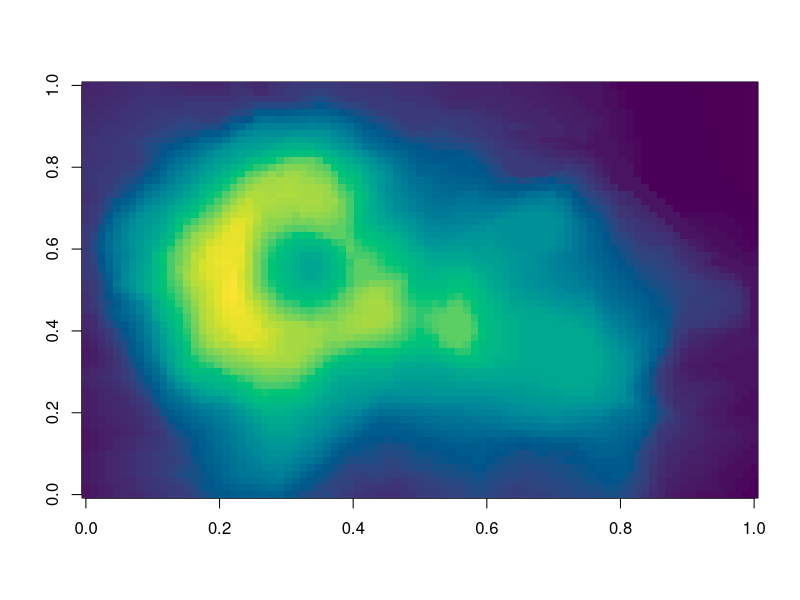
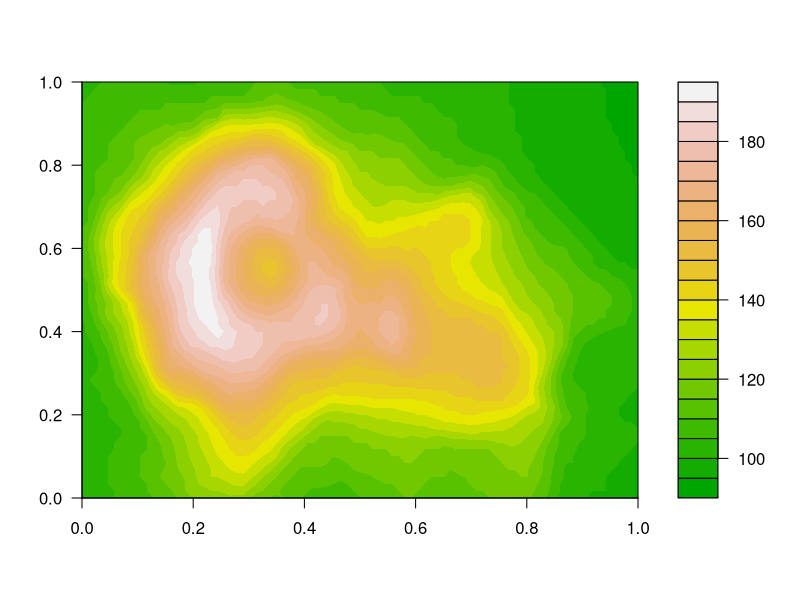
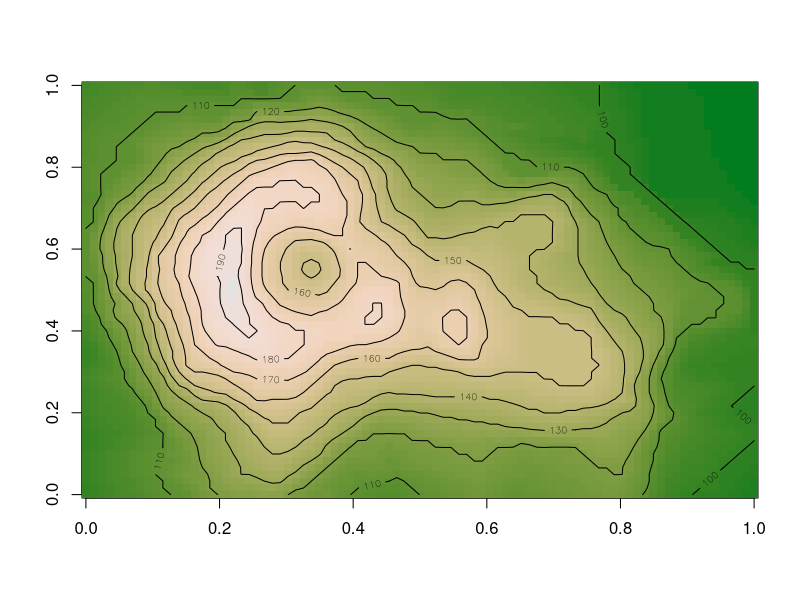
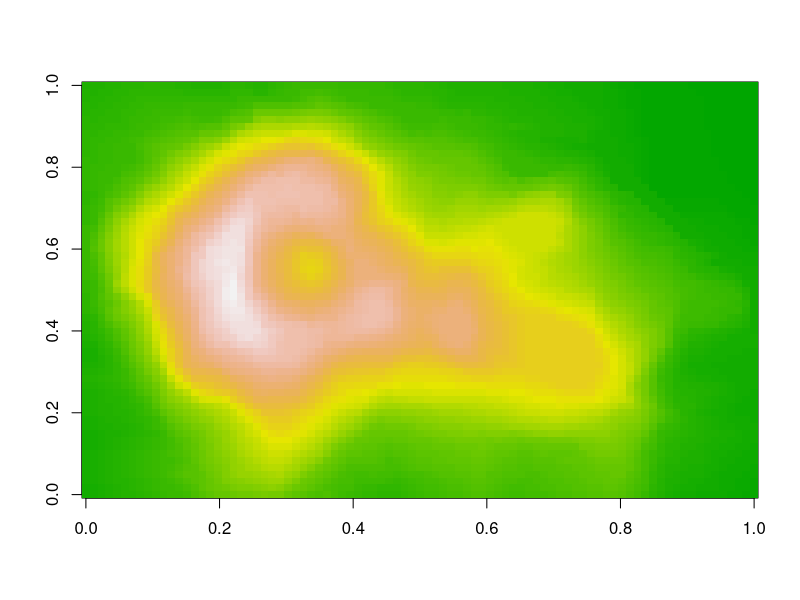
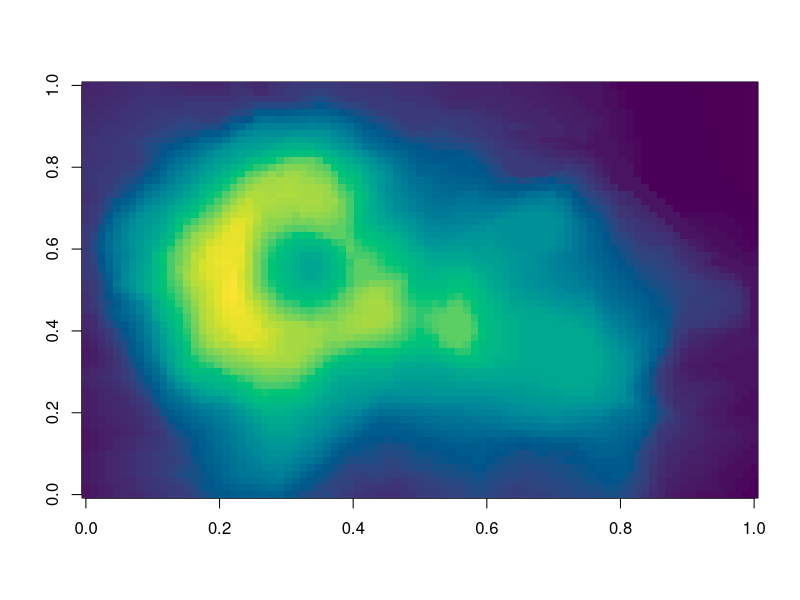
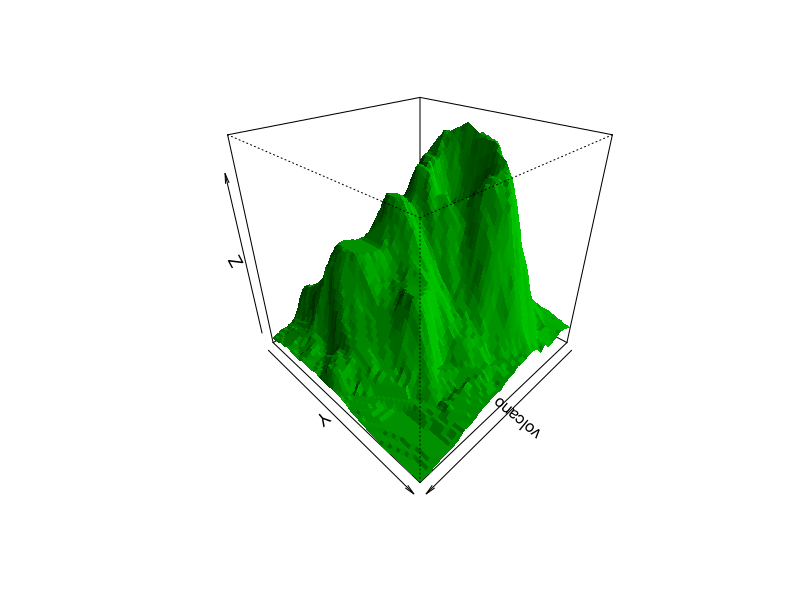
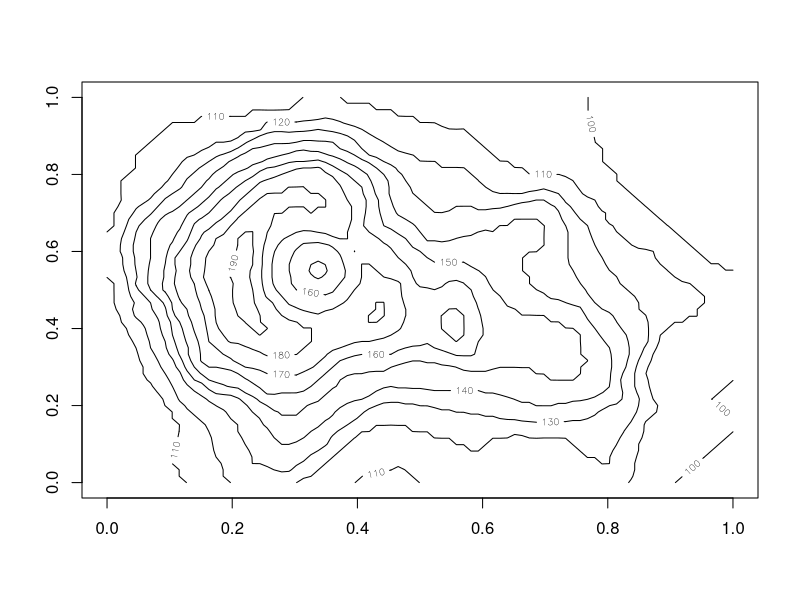
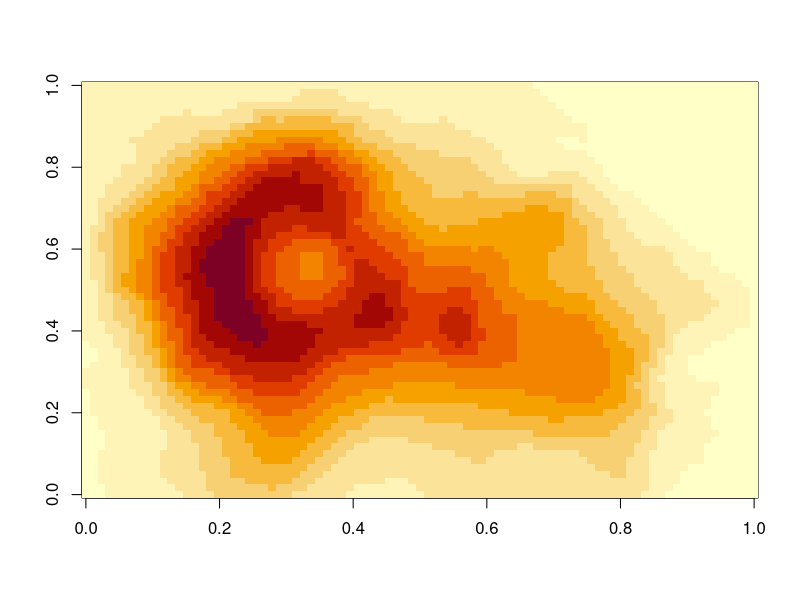

The R source for these figures, in order:
## ---- chunk 1
#| panzoom: true
#| fig-width: 12
#| fig-height: 5
#| fig-alt: >-
#|   Heat map of the Maunga Whau volcano's heights, from dark blue low ground to
#|   a yellow peak
#| fig-cap: >-
#|   Heights of Maunga Whau (Mount Eden) in Auckland, from dark blue (low) to
#|   yellow (high).

image(volcano, col = hcl.colors(100, "Viridis"))
## ---- chunk 2
#| panzoom: true
#| label: fig-volcano
#| fig-alt: >-
#|   Filled contour map of Maunga Whau's heights in terrain colors, with a color
#|   key
#| fig-cap: >-
#|   Heights of Maunga Whau (Mount Eden) in Auckland as filled contours, from
#|   green on the low ground to white at the 195 m summit. The key gives heights
#|   in meters.

filled.contour(volcano, color.palette = terrain.colors)
## ---- chunk 3
#| panzoom:
#|   max-zoom: 10
#|   hint: false
#| fig-alt: >-
#|   Heat map of Maunga Whau's heights in terrain colors, with contour lines
#| fig-cap: >-
#|   Maunga Whau's heights as a heat map, with contour lines.

image(volcano, col = hcl.colors(100, "Terrain 2"))
contour(volcano, add = TRUE)
## ---- chunk 4
#| include: false

png("images/volcano.png", width = 1600, height = 1100)
persp(volcano, theta = 135, phi = 30, col = "green3", shade = 0.5, border = NA)
invisible(dev.off())
## ---- chunk 5
#| echo: false
#| fig-width: 8
#| fig-height: 5.5
#| fig-alt: >-
#|   Heat map of Maunga Whau's heights in terrain colors, from green to white
#| fig-cap: >-
#|   Maunga Whau's heights as a heat map, from green (low) to white (high).

image(volcano, col = terrain.colors(100))
## ---- chunk 6
#| panzoom:
#|   group: volcano-views
#| layout-ncol: 2
#| fig-alt:
#|   - >-
#|     Heat map of Maunga Whau's heights in Viridis colors, from dark blue to
#|     yellow
#|   - "Perspective plot of Maunga Whau's heights, shaded green"
#| fig-cap:
#|   - >-
#|     Maunga Whau (Mount Eden) in Auckland, as heights on a 10 m by 10 m grid,
#|     from 94 m (dark blue) to 195 m (yellow). The crater is the darker hollow
#|     inside the yellow rim.
#|   - >-
#|     Maunga Whau (Mount Eden) in Auckland, as a shaded surface of its heights
#|     on a 10 m by 10 m grid, viewed from above at an angle. The crater rim and
#|     the slope down to the surrounding ground read as relief.

image(volcano, col = hcl.colors(100, "Viridis"))
persp(volcano, theta = 135, phi = 30, col = "green3", shade = 0.5, border = NA)
## ---- chunk 7
#| panzoom: true
#| label: fig-volcano-sub
#| layout-ncol: 2
#| fig-alt:
#|   - "Contour lines of Maunga Whau's heights"
#|   - "Heat map of Maunga Whau's heights, in yellow, orange, and red"
#| fig-cap: "Maunga Whau's heights, drawn two ways."
#| fig-subcap:
#|   - "Contour lines every 10 m."
#|   - "A heat map, from pale yellow (low) to dark red (high)."

contour(volcano)
image(volcano)
## ---- chunk 8
#| panzoom:
#|   fit: height
#| fig-width: 16
#| fig-height: 2
#| fig-alt: >-
#|   Eight line plots of random walks side by side; the sixth, titled Click
#|   here, is highlighted in yellow and pink
#| fig-cap: >-
#|   Eight simulated random walks of 200 steps each, with the sixth highlighted.

set.seed(1)
par(mfrow = c(1, 8), mar = c(3, 3, 2, 1), cex.main = 1.3)
for (i in 1:8) {
  y <- cumsum(rnorm(200))
  if (i == 6) {
    plot(y, type = "n", main = "Click here", col.main = "#c2185b")
    usr <- par("usr")
    rect(usr[1], usr[3], usr[2], usr[4], col = "#fff3b0", border = NA)
    lines(y, col = "#c2185b", lwd = 3)
  } else {
    plot(y, type = "l", main = paste("Panel", i))
  }
}
## ---- chunk 9
#| panzoom:
#|   description: >-
#|     $\varphi(x) = \frac{1}{\sqrt{2\pi}} e^{-x^2/2}$, drawn with `dnorm(x)`.
#|     The shaded area is $P(|X| < 1) \approx 0.683$.
#| fig-alt: >-
#|   The bell curve of the standard normal density, with the area between -1 and
#|   1 shaded grey
#| fig-cap: "The standard normal density, $\\varphi(x)$."

x <- seq(-4, 4, length.out = 400)
plot(x, dnorm(x), type = "l", lwd = 2, xlab = "x", ylab = "density")
inner <- abs(x) < 1
polygon(
  c(-1, x[inner], 1),
  c(0, dnorm(x[inner]), 0),
  col = "grey85",
  border = NA
)
lines(x, dnorm(x), lwd = 2)
## ---- chunk 10
#| fig-alt: "Contour lines of Maunga Whau's heights"

contour(volcano)
## ---- chunk 11
#| panzoom: false
#| echo: false
#| fig-alt: "Contour lines of Maunga Whau's heights"

contour(volcano)
